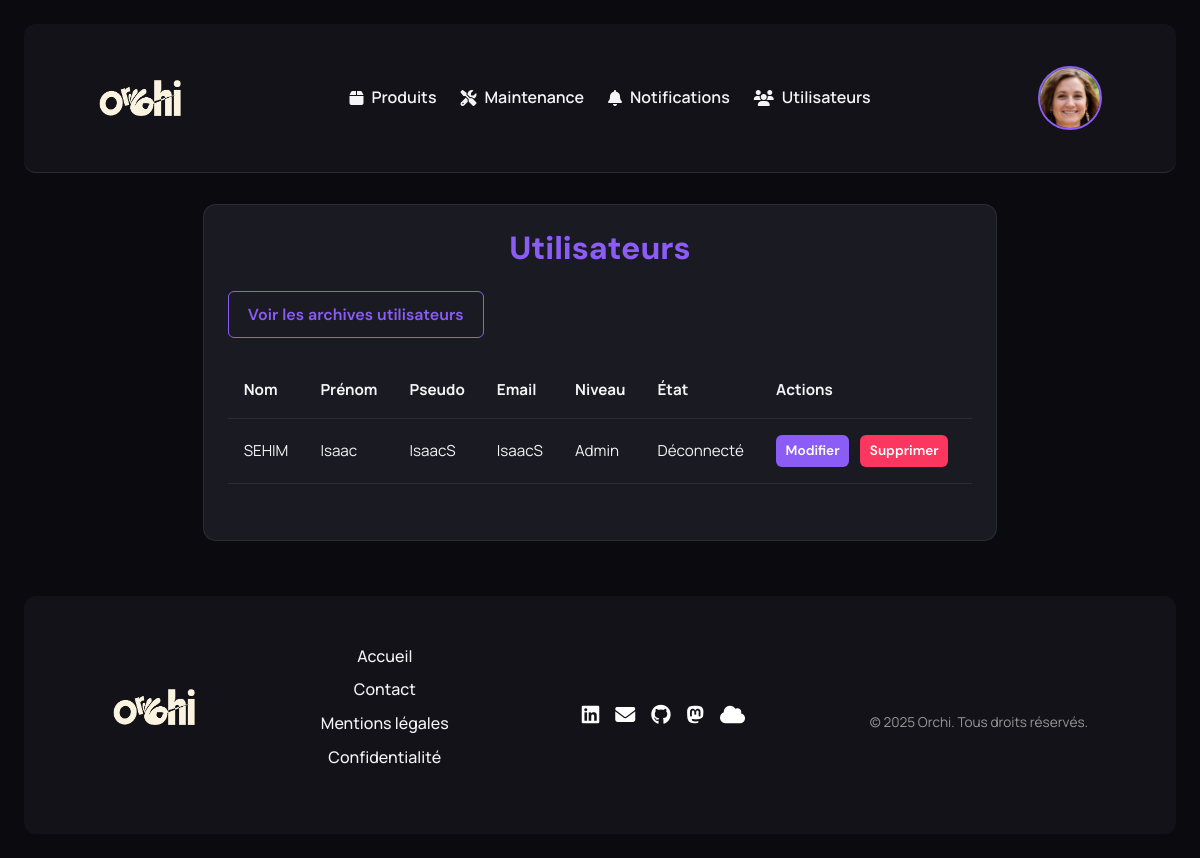
The page /?page=utilisateurs (signed in) on the database as committed earlier.
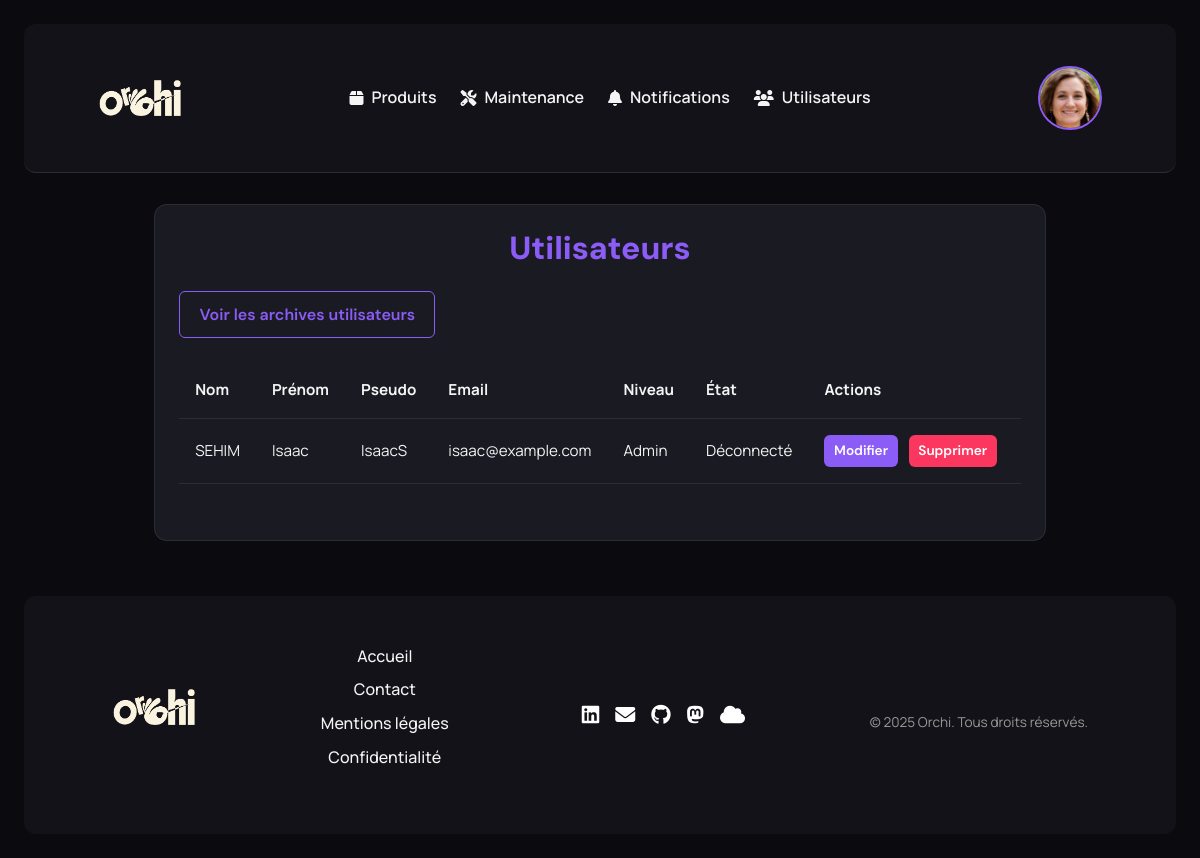
The same page on the database as committed later.
### tables this page shows
CREATE TABLE utilisateurs (
    id_utilisateurs INT AUTO_INCREMENT PRIMARY KEY,
    utilisateur_nom VARCHAR(100) NOT NULL,
    utilisateur_prenom VARCHAR(100) NOT NULL,
    utilisateur_pseudo VARCHAR(19) NOT NULL UNIQUE,
    utilisateur_email VARCHAR(150) NOT NULL UNIQUE,
    utilisateur_motdepasse VARCHAR(255) NOT NULL,
    utilisateur_photo VARCHAR(255),
    utilisateur_telephone VARCHAR(20),
    utilisateur_theme ENUM('clair', 'sombre') DEFAULT 'clair',
    utilisateur_langue VARCHAR(10) DEFAULT 'fr',
    utilisateur_notifications BOOL DEFAULT TRUE,
    id_niveaux INT NOT NULL,
    id_etats_utilisateurs INT NOT NULL,
    utilisateur_date_inscription DATETIME DEFAULT CURRENT_TIMESTAMP,
    utilisateur_derniere_connexion DATETIME DEFAULT CURRENT_TIMESTAMP ON UPDATE CURRENT_TIMESTAMP,
    utilisateur_est_supprime TINYINT(1) NOT NULL DEFAULT 0,
    FOREIGN KEY (id_niveaux) REFERENCES niveaux(id_niveaux) ON DELETE RESTRICT,
    FOREIGN KEY (id_etats_utilisateurs) REFERENCES etats_utilisateurs(id_etats_utilisateurs) ON DELETE RESTRICT,
    INDEX (id_niveaux),
    INDEX (id_etats_utilisateurs),
    INDEX (utilisateur_est_supprime)
) DEFAULT CHARSET=utf8mb4 COLLATE=utf8mb4_unicode_ci;

CREATE TABLE niveaux (
    id_niveaux INT AUTO_INCREMENT PRIMARY KEY,
    niveau_libelle VARCHAR(50) NOT NULL UNIQUE
) DEFAULT CHARSET=utf8mb4 COLLATE=utf8mb4_unicode_ci;

CREATE TABLE etats_utilisateurs (
    id_etats_utilisateurs INT AUTO_INCREMENT PRIMARY KEY,
    etat_utilisateur_libelle VARCHAR(50) NOT NULL UNIQUE
) DEFAULT CHARSET=utf8mb4 COLLATE=utf8mb4_unicode_ci;

### src/controller/controller-utilisateurs.php (called while the page is built)
<?php
require_once(__DIR__ . '/../model/model-utilisateurs.php');
$utilisateurs = getAllUsersWithDetails();
require_once(__DIR__ . '/../view/view-utilisateurs.php');

### src/model/model-utilisateurs.php (called while the page is built, shortened)
<?php
require_once(__DIR__ . '/db.php');
function getAllUsersWithDetails(): array {
    global $pdo;
    $sql = "SELECT u.*, n.niveau_libelle, e.etat_utilisateur_libelle
            FROM utilisateurs u
            LEFT JOIN niveaux n ON u.id_niveaux = n.id_niveaux
            LEFT JOIN etats_utilisateurs e ON u.id_etats_utilisateurs = e.id_etats_utilisateurs
            WHERE u.utilisateur_est_supprime = 0
            ORDER BY u.utilisateur_nom, u.utilisateur_prenom";
    $stmt = $pdo->query($sql);
    return $stmt->fetchAll(PDO::FETCH_ASSOC);
}

### src/view/view-utilisateurs.php (the view, shortened to what this page needs)
<?php require_once(__DIR__ . '/../template/header.php'); ?>
<main class="container-bento section">
  <section class="card">
    <h1 class="titre-section">Utilisateurs</h1>
    <div class="flex justify-between items-center">
      <a href="/?page=utilisateurs-archive" class="btn btn-secondaire" tabindex="0">Voir les archives utilisateurs</a>
    </div>
    <?php if (empty($utilisateurs)): ?>
      <p class="message-info">Aucun utilisateur trouvé.</p>
    <?php else: ?>
      <div class="table-responsive">
        <table class="table-liste">
          <thead>
            <tr>
              <th>Nom</th>
              <th>Prénom</th>
              <th>Pseudo</th>
              <th>Email</th>
              <th>Niveau</th>
              <th>État</th>
              <th>Actions</th>
            </tr>
          </thead>
          <tbody>
            <?php foreach ($utilisateurs as $user): ?>
              <tr>
                <td class="champ-nom"><?= htmlspecialchars($user['utilisateur_nom']) ?></td>
                <td class="champ-prenom"><?= htmlspecialchars($user['utilisateur_prenom']) ?></td>
                <td class="champ-pseudo"><?= htmlspecialchars($user['utilisateur_pseudo']) ?></td>
                <td class="champ-email"><?= htmlspecialchars($user['utilisateur_email']) ?></td>
                <td class="champ-niveau"><?= htmlspecialchars($user['niveau_libelle'] ?? 'N/A') ?></td>
                <td class="champ-etat"><?= htmlspecialchars($user['etat_utilisateur_libelle'] ?? 'N/A') ?></td>
                <td class="champ-actions">
                  <a href="/?page=update-utilisateur&id=<?= $user['id_utilisateurs'] ?>" class="btn btn-update" tabindex="0">Modifier</a>
                  <a href="/?page=supprimer-utilisateur&id=<?= $user['id_utilisateurs'] ?>" class="btn btn-delete" tabindex="0">Supprimer</a>
                </td>
              </tr>
            <?php endforeach; ?>
          </tbody>
        </table>
      </div>
    <?php endif; ?>
  </section>
</main>
<?php require_once(__DIR__ . '/../template/footer.php'); ?>

### public/index.php (shortened to what this page needs)
<?php
$page = $_GET['page'] ?? 'accueil';
switch ($page) {
    case 'utilisateurs':
    case 'update-utilisateur':
        require_once(SRC_PATH . "/controller/controller-{$page}.php");
        break;
}

### src/template/header.php (shortened to what this page needs)
<!DOCTYPE html>
<html lang="fr">
<head>
  <link rel="stylesheet" href="https://cdnjs.cloudflare.com/ajax/libs/font-awesome/6.7.2/css/all.min.css"
 />
  <link rel="stylesheet" href="/assets/css/style.css" />
</head>
<body>
  <header class="navbar">
    <div class="container-bento">
      <a href="/?page=accueil" class="navbar-logo" aria-label="Page d’accueil Orchi" tabindex="0">
        <img src="/assets/icons/logo-blanc/webp/projet-fil-rouge300x300-main-blanche.webp"
             alt="Logo Orchi"
             loading="lazy">
      </a>
      <ul class="navbar-links flex flex-row items-center" role="navigation">
        <?php if (isset($_SESSION['user_id'])): ?>
          <li><a href="/?page=produits" tabindex="0"><i class="fa-solid fa-box"></i> Produits</a></li>
          <li><a href="/?page=maintenance" tabindex="0"><i class="fa-solid fa-screwdriver-wrench"></i> Maintenance</a></li>
          <?php if (isset($_SESSION['niveau']) && $_SESSION['niveau'] === 'admin'): ?>
            <li><a href="/?page=notifications" tabindex="0"><i class="fa-solid fa-bell"></i> Notifications</a></li>
            <li><a href="/?page=utilisateurs" tabindex="0"><i class="fa-solid fa-users"></i> Utilisateurs</a></li>
          <?php endif; ?>
        <?php endif; ?>
      </ul>
      <?php if (isset($_SESSION['user_id'])): ?>
        <button class="navbar-avatar" aria-label="Ouvrir le menu utilisateur" tabindex="0">
          <img src="<?= htmlspecialchars($_SESSION['utilisateur_photo'] ?? '/assets/images/utilisateurs/default.jpg') ?>"
               alt="Photo utilisateur"
               class="user-photo"
               id="navbarAvatar"
               loading="lazy">
        </button>
      <?php endif; ?>
    </div>
  </header>

### src/template/footer.php (shortened to what this page needs)
<footer class="footer">
  <div class="container-bento footer-contenu">
    <div class="navbar-logo">
      <img src="/assets/icons/logo-blanc/webp/projet-fil-rouge300x300-main-blanche.webp" alt="Logo Orchi" loading="lazy">
    </div>
    <nav class="footer-nav" aria-label="Menu pied de page">
      <ul class="flex flex-col">
        <li><a href="/?page=accueil" tabindex="0">Accueil</a></li>
        <li><a href="/?page=contact" tabindex="0">Contact</a></li>
        <li><a href="/?page=mentions-legales" tabindex="0">Mentions légales</a></li>
        <li><a href="/?page=confidentialite" tabindex="0">Confidentialité</a></li>
      </ul>
    </nav>
    <div class="footer-reseaux flex flex-row items-center" aria-label="Réseaux sociaux">
      <a href="https://linkedin.com/" target="_blank" rel="noopener" aria-label="LinkedIn" tabindex="0">
        <i class="fab fa-linkedin"></i>
      </a>
      <a href="mailto:contact@orchi.fr" aria-label="Email" tabindex="0">
        <i class="fas fa-envelope"></i>
      </a>
      <a href="https://github.com/" target="_blank" rel="noopener" aria-label="GitHub" tabindex="0">
        <i class="fab fa-github"></i>
      </a>
      <a href="https://mastodon.social/@orchi" target="_blank" rel="noopener noreferrer" aria-label="Profil Mastodon" tabindex="0">
        <i class="fab fa-mastodon"></i>
      </a>
      <a href="https://bsky.app/profile/orchi.bsky.social" target="_blank" rel="noopener noreferrer" aria-label="Profil Bluesky" tabindex="0">
        <i class="fa-solid fa-cloud"></i>
      </a>
    </div>
    <div class="texte-footer">
      <p>&copy; 2025 Orchi. Tous droits réservés.</p>
    </div>
  </div>
</footer>
</body>
</html>

Rows that differ between the two databases and show on the page:
changed utilisateurs "SEHIM": utilisateur_email "IsaacS" → "isaac@example.com"
